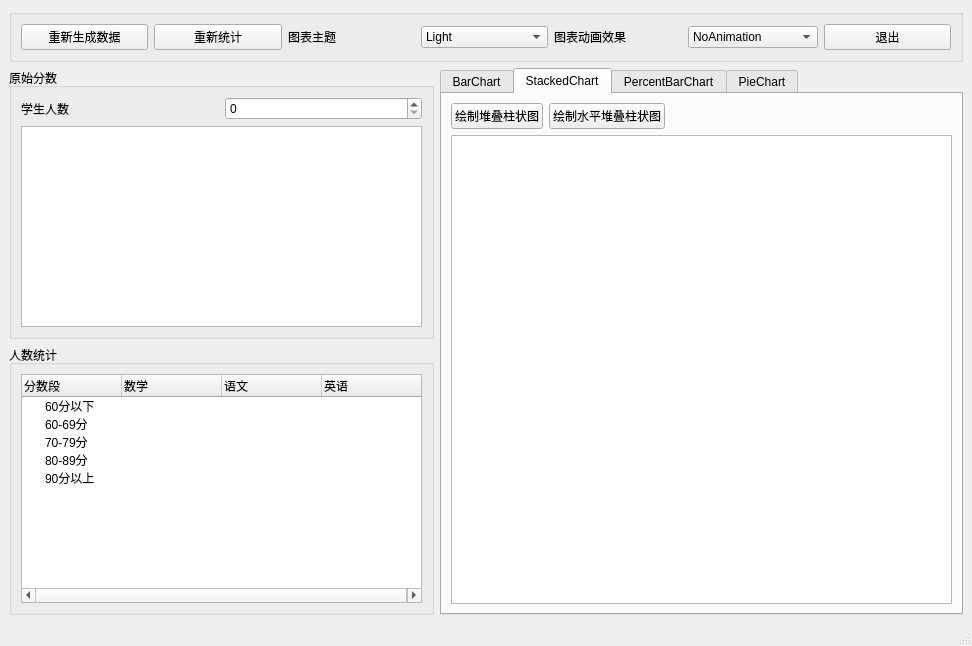
<?xml version="1.0" encoding="UTF-8"?>
<ui version="4.0">
 <class>MainWindow</class>
 <widget class="QMainWindow" name="MainWindow">
  <property name="geometry">
   <rect>
    <x>0</x>
    <y>0</y>
    <width>972</width>
    <height>646</height>
   </rect>
  </property>
  <property name="windowTitle">
   <string>MainWindow</string>
  </property>
  <widget class="QWidget" name="centralwidget">
   <layout class="QVBoxLayout" name="verticalLayout_4">
    <item>
     <widget class="QGroupBox" name="groupBox_3">
      <property name="title">
       <string/>
      </property>
      <layout class="QHBoxLayout" name="horizontalLayout">
       <item>
        <widget class="QPushButton" name="pushButton_reBuildData">
         <property name="text">
          <string>重新生成数据</string>
         </property>
        </widget>
       </item>
       <item>
        <widget class="QPushButton" name="pushButton_reCount">
         <property name="text">
          <string>重新统计</string>
         </property>
        </widget>
       </item>
       <item>
        <widget class="QLabel" name="label_2">
         <property name="text">
          <string>图表主题</string>
         </property>
        </widget>
       </item>
       <item>
        <widget class="QComboBox" name="comboBox_chartTheme">
         <item>
          <property name="text">
           <string>Light</string>
          </property>
         </item>
         <item>
          <property name="text">
           <string>BlueCerulean</string>
          </property>
         </item>
         <item>
          <property name="text">
           <string>Dark</string>
          </property>
         </item>
         <item>
          <property name="text">
           <string>BrownSand</string>
          </property>
         </item>
         <item>
          <property name="text">
           <string>BlueNcs</string>
          </property>
         </item>
         <item>
          <property name="text">
           <string>HighContrast</string>
          </property>
         </item>
         <item>
          <property name="text">
           <string>BlueIcy</string>
          </property>
         </item>
         <item>
          <property name="text">
           <string>Qt</string>
          </property>
         </item>
        </widget>
       </item>
       <item>
        <widget class="QLabel" name="label_3">
         <property name="text">
          <string>图表动画效果</string>
         </property>
        </widget>
       </item>
       <item>
        <widget class="QComboBox" name="comboBox_chartAnimation">
         <item>
          <property name="text">
           <string>NoAnimation</string>
          </property>
         </item>
         <item>
          <property name="text">
           <string>GridAxisAnimation</string>
          </property>
         </item>
         <item>
          <property name="text">
           <string>SeriesAnimations</string>
          </property>
         </item>
         <item>
          <property name="text">
           <string>AllAnimations</string>
          </property>
         </item>
        </widget>
       </item>
       <item>
        <widget class="QPushButton" name="pushButton_quit">
         <property name="text">
          <string>退出</string>
         </property>
        </widget>
       </item>
      </layout>
     </widget>
    </item>
    <item>
     <layout class="QHBoxLayout" name="horizontalLayout_3">
      <item>
       <layout class="QVBoxLayout" name="verticalLayout_2">
        <item>
         <widget class="QGroupBox" name="groupBox_2">
          <property name="title">
           <string>原始分数</string>
          </property>
          <layout class="QVBoxLayout" name="verticalLayout">
           <item>
            <layout class="QHBoxLayout" name="horizontalLayout_2">
             <item>
              <widget class="QLabel" name="label">
               <property name="text">
                <string>学生人数</string>
               </property>
              </widget>
             </item>
             <item>
              <widget class="QSpinBox" name="spinBox_studCount"/>
             </item>
            </layout>
           </item>
           <item>
            <widget class="QTableView" name="tableView"/>
           </item>
          </layout>
         </widget>
        </item>
        <item>
         <widget class="QGroupBox" name="groupBox">
          <property name="title">
           <string>人数统计</string>
          </property>
          <layout class="QVBoxLayout" name="verticalLayout_3">
           <item>
            <widget class="QTreeWidget" name="treeWidget">
             <column>
              <property name="text">
               <string>分数段</string>
              </property>
             </column>
             <column>
              <property name="text">
               <string>数学</string>
              </property>
             </column>
             <column>
              <property name="text">
               <string>语文</string>
              </property>
             </column>
             <column>
              <property name="text">
               <string>英语</string>
              </property>
             </column>
             <item>
              <property name="text">
               <string>60分以下</string>
              </property>
             </item>
             <item>
              <property name="text">
               <string>60-69分</string>
              </property>
             </item>
             <item>
              <property name="text">
               <string>70-79分</string>
              </property>
             </item>
             <item>
              <property name="text">
               <string>80-89分</string>
              </property>
             </item>
             <item>
              <property name="text">
               <string>90分以上</string>
              </property>
             </item>
            </widget>
           </item>
          </layout>
         </widget>
        </item>
       </layout>
      </item>
      <item>
       <widget class="QTabWidget" name="tabWidget">
        <property name="currentIndex">
         <number>1</number>
        </property>
        <widget class="QWidget" name="tab">
         <attribute name="title">
          <string>BarChart</string>
         </attribute>
         <layout class="QVBoxLayout" name="verticalLayout_5">
          <item>
           <widget class="QGroupBox" name="groupBox_4">
            <property name="title">
             <string/>
            </property>
            <layout class="QHBoxLayout" name="horizontalLayout_4">
             <item>
              <widget class="QPushButton" name="pushButton_4">
               <property name="text">
                <string>绘制柱状图</string>
               </property>
              </widget>
             </item>
             <item>
              <widget class="QPushButton" name="pushButton_5">
               <property name="text">
                <string>绘制水平柱状图</string>
               </property>
              </widget>
             </item>
             <item>
              <spacer name="horizontalSpacer_2">
               <property name="orientation">
                <enum>Qt::Horizontal</enum>
               </property>
               <property name="sizeHint" stdset="0">
                <size>
                 <width>40</width>
                 <height>20</height>
                </size>
               </property>
              </spacer>
             </item>
            </layout>
           </widget>
          </item>
          <item>
           <widget class="QChartView" name="barChartView"/>
          </item>
         </layout>
        </widget>
        <widget class="QWidget" name="tab_2">
         <attribute name="title">
          <string>StackedChart</string>
         </attribute>
         <layout class="QVBoxLayout" name="verticalLayout_6">
          <item>
           <layout class="QHBoxLayout" name="horizontalLayout_5">
            <item>
             <widget class="QPushButton" name="pushButton_buildStackedBar">
              <property name="text">
               <string>绘制堆叠柱状图</string>
              </property>
             </widget>
            </item>
            <item>
             <widget class="QPushButton" name="pushButton_buildHorizonStackedBar">
              <property name="text">
               <string>绘制水平堆叠柱状图</string>
              </property>
             </widget>
            </item>
            <item>
             <spacer name="horizontalSpacer">
              <property name="orientation">
               <enum>Qt::Horizontal</enum>
              </property>
              <property name="sizeHint" stdset="0">
               <size>
                <width>40</width>
                <height>20</height>
               </size>
              </property>
             </spacer>
            </item>
           </layout>
          </item>
          <item>
           <widget class="QChartView" name="stackedChartView"/>
          </item>
         </layout>
        </widget>
        <widget class="QWidget" name="tab_3">
         <attribute name="title">
          <string>PercentBarChart</string>
         </attribute>
         <layout class="QVBoxLayout" name="verticalLayout_7">
          <item>
           <layout class="QHBoxLayout" name="horizontalLayout_6">
            <item>
             <widget class="QPushButton" name="pushButton_percentBar">
              <property name="text">
               <string>绘制百分比柱状图</string>
              </property>
             </widget>
            </item>
            <item>
             <widget class="QPushButton" name="pushButton_horizontalPercentBar">
              <property name="text">
               <string>绘制水平百分比柱状图</string>
              </property>
             </widget>
            </item>
            <item>
             <spacer name="horizontalSpacer_3">
              <property name="orientation">
               <enum>Qt::Horizontal</enum>
              </property>
              <property name="sizeHint" stdset="0">
               <size>
                <width>40</width>
                <height>20</height>
               </size>
              </property>
             </spacer>
            </item>
           </layout>
          </item>
          <item>
           <widget class="QChartView" name="percentChartView"/>
          </item>
         </layout>
        </widget>
        <widget class="QWidget" name="tab_4">
         <attribute name="title">
          <string>PieChart</string>
         </attribute>
         <layout class="QVBoxLayout" name="verticalLayout_8">
          <item>
           <layout class="QHBoxLayout" name="horizontalLayout_7">
            <item>
             <widget class="QLabel" name="label_4">
              <property name="text">
               <string>分析数据</string>
              </property>
             </widget>
            </item>
            <item>
             <widget class="QComboBox" name="comboBox_course">
              <item>
               <property name="text">
                <string>数学</string>
               </property>
              </item>
              <item>
               <property name="text">
                <string>语文</string>
               </property>
              </item>
              <item>
               <property name="text">
                <string>英语</string>
               </property>
              </item>
             </widget>
            </item>
            <item>
             <widget class="QPushButton" name="pushButton_drawPieChart">
              <property name="text">
               <string>绘制饼图</string>
              </property>
             </widget>
            </item>
            <item>
             <widget class="QLabel" name="label_5">
              <property name="text">
               <string>HoleSize</string>
              </property>
             </widget>
            </item>
            <item>
             <widget class="QDoubleSpinBox" name="doubleSpinBox_holeSizePieChart">
              <property name="maximum">
               <double>100.000000000000000</double>
              </property>
              <property name="singleStep">
               <double>0.020000000000000</double>
              </property>
             </widget>
            </item>
            <item>
             <widget class="QLabel" name="label_6">
              <property name="text">
               <string>PieSize</string>
              </property>
             </widget>
            </item>
            <item>
             <widget class="QDoubleSpinBox" name="doubleSpinBox_pieSize">
              <property name="maximum">
               <double>1.000000000000000</double>
              </property>
              <property name="singleStep">
               <double>0.050000000000000</double>
              </property>
             </widget>
            </item>
            <item>
             <widget class="QCheckBox" name="checkBox_showLegend">
              <property name="text">
               <string>显示图例</string>
              </property>
             </widget>
            </item>
           </layout>
          </item>
          <item>
           <widget class="QChartView" name="pieChartView"/>
          </item>
         </layout>
        </widget>
       </widget>
      </item>
     </layout>
    </item>
   </layout>
  </widget>
  <widget class="QMenuBar" name="menubar">
   <property name="geometry">
    <rect>
     <x>0</x>
     <y>0</y>
     <width>972</width>
     <height>25</height>
    </rect>
   </property>
  </widget>
  <widget class="QStatusBar" name="statusbar"/>
 </widget>
 <customwidgets>
  <customwidget>
   <class>QChartView</class>
   <extends>QGraphicsView</extends>
   <header>qchartview.h</header>
  </customwidget>
 </customwidgets>
 <resources/>
 <connections/>
</ui>
